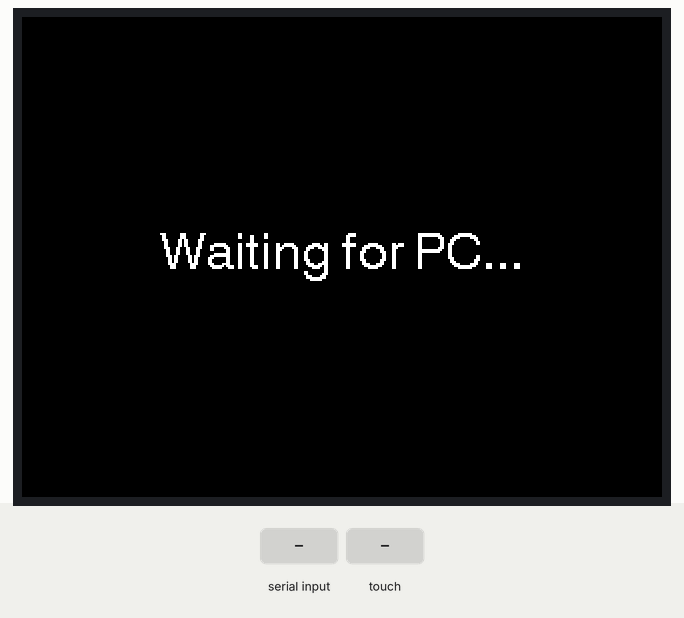
Simulated run of this sketch. Board: ESP32. On the bench: 320×240 colour display. The inputs (shaded band) are chosen by the test bench. What the sketch prints to the serial monitor is not drawn.

Above: at 2.4 s.
2.5 s: "CFG_DONE\n" received over Serial
At 3.5 s:
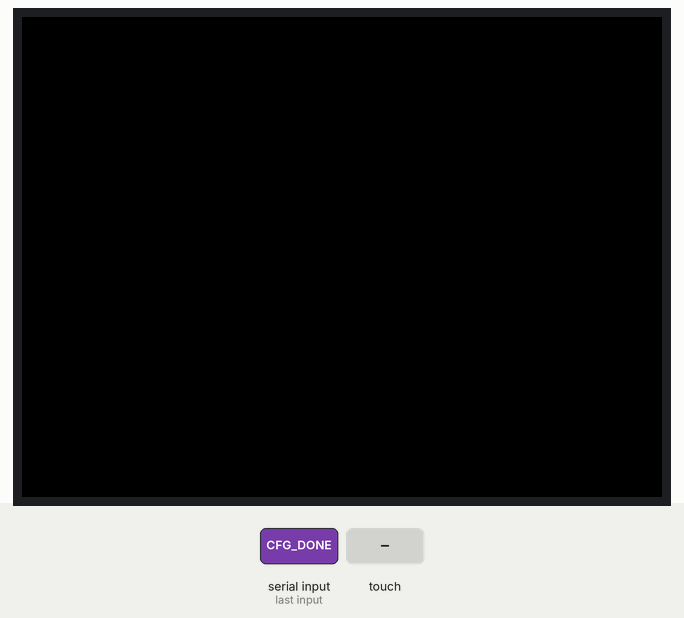
4.0 s: screen touched at 13 % across, 10 % down
At 4.08 s:
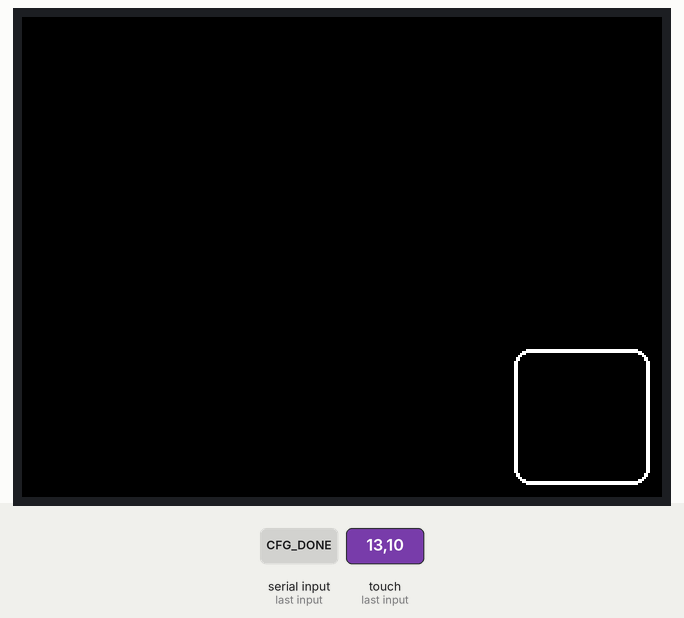
Timing chart, 0 to 7.0 s (numbered marks = the images above; inputs shaded):
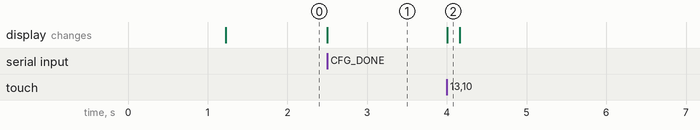

The sketch:

jbDeck.ino
```cpp
#include <SPI.h>
#include <TFT_eSPI.h>

TFT_eSPI tft = TFT_eSPI();

#define ROWS 3
#define COLS 4
#define CELL_WIDTH  (320 / COLS)
#define CELL_HEIGHT (240 / ROWS)
#define PADDING 6

struct StreamButton {
  String label;
  uint16_t color;
  bool isToggle;
  bool toggleState;
};

StreamButton buttons[12];
bool isConfigured = false;

void setup() {
  Serial.begin(115200);
  delay(1000);

  tft.init();
  tft.setRotation(3);
  tft.invertDisplay(true);
  tft.fillScreen(TFT_BLACK);

  uint16_t calData[5] = { 300, 3600, 300, 3600, 1 };
  tft.setTouch(calData);

  tft.setTextColor(TFT_WHITE);
  tft.setTextDatum(MC_DATUM);
  tft.drawString("Waiting for PC...", 160, 120, 4);

  Serial.println("READY");
}

void loop() {
  if (Serial.available()) {
    String msg = Serial.readStringUntil('\n');
    msg.trim();

    // CFG:ID:LABEL:COLOR:TOGGLE
    if (msg.startsWith("CFG:")) {
      int split1 = msg.indexOf(':', 4);
      int split2 = msg.indexOf(':', split1 + 1);
      int split3 = msg.indexOf(':', split2 + 1);

      if (split1 > 0 && split2 > 0 && split3 > 0) {
        int id = msg.substring(4, split1).toInt();
        String label = msg.substring(split1 + 1, split2);
        uint16_t color = msg.substring(split2 + 1, split3).toInt();
        bool isToggle = msg.substring(split3 + 1).toInt() == 1;

        if (id >= 0 && id < 12) {
          buttons[id] = {label, color, isToggle, false};
        }
      }
    }

    else if (msg == "CFG_DONE") {
      tft.fillScreen(TFT_BLACK);
      drawAllButtons();
      isConfigured = true;
    }
  }

  if (isConfigured) {
    uint16_t x, y;
    if (tft.getTouch(&x, &y)) {
      x = 320 - x;
      y = 240 - y;

      int col = x / CELL_WIDTH;
      int row = y / CELL_HEIGHT;

      if (col >= 0 && col < COLS && row >= 0 && row < ROWS) {
        int btnIndex = (row * COLS) + col;

        if (buttons[btnIndex].isToggle) {
          buttons[btnIndex].toggleState = !buttons[btnIndex].toggleState;
        }

        drawButton(btnIndex, true);

        Serial.print("BTN_DOWN:");
        Serial.println(btnIndex);

        while (tft.getTouch(&x, &y)) { delay(10); }

        Serial.print("BTN_UP:");
        Serial.println(btnIndex);

        drawButton(btnIndex, false);
        delay(150);
      }
    }
  }
}

void drawAllButtons() {
  for (int i = 0; i < 12; i++) {
    drawButton(i, false);
  }
}

void drawButton(int index, bool isPressed) {
  int col = index % COLS;
  int row = index / COLS;

  int xPos = (col * CELL_WIDTH) + PADDING;
  int yPos = (row * CELL_HEIGHT) + PADDING;
  int bWidth = CELL_WIDTH - (PADDING * 2);
  int bHeight = CELL_HEIGHT - (PADDING * 2);

  bool showOutline = isPressed || (buttons[index].isToggle && buttons[index].toggleState);

  uint16_t bgColor = buttons[index].color;
  uint16_t outlineColor = showOutline ? TFT_WHITE : bgColor;

  tft.fillRoundRect(xPos, yPos, bWidth, bHeight, 8, bgColor);

  if (showOutline) {
    tft.drawRoundRect(xPos, yPos, bWidth, bHeight, 8, outlineColor);
    tft.drawRoundRect(xPos+1, yPos+1, bWidth-2, bHeight-2, 7, outlineColor);
  }

  tft.setTextColor(TFT_WHITE);
  tft.setTextDatum(MC_DATUM);
  tft.drawString(buttons[index].label, xPos + (bWidth / 2), yPos + (bHeight / 2), 2);
}
```

Measured:
- after the input at 2.5 s, the display: changes at once (image 1)
- after the input at 4.0 s, the display: changes at once (image 2)
